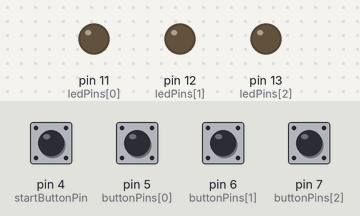
This sketch was run on a simulated Arduino Uno, built with avr-gcc and run on an emulated ATmega328P. Shown: output pins drawn as LEDs (lit = HIGH). Inputs (shaded band) come from the test bench; at power-on: pin 4 (startButtonPin), pin 5 (buttonPins[0]), pin 6 (buttonPins[1]), pin 7 (buttonPins[2]) LOW. Random numbers use the default seed unless the sketch sets one.

Above: at 4.9 s.
5.0 s: pin 4 (startButtonPin) pulled HIGH for 0.15 s
At 6.2 s:
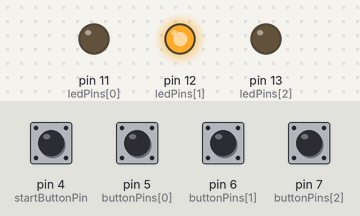
At 8.0 s:
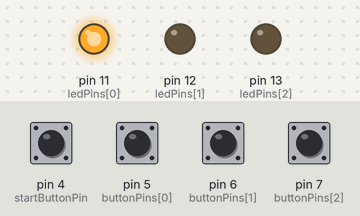
8.1 s: pin 4 (startButtonPin) pulled HIGH for 1 s
At 10.0 s:
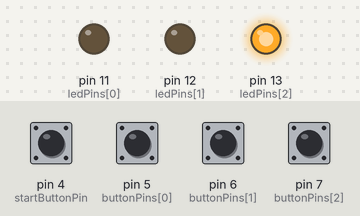
12.1 s: pin 5 (buttonPins[0]) pulled HIGH for 1 s
Timing chart, 0 to 15.1 s (numbered marks = the images above; inputs shaded):
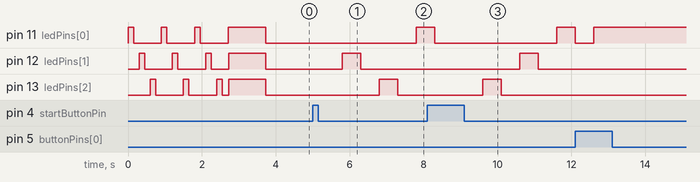

The sketch:

main.ino
```cpp
/*
    Initialize the lists with the pins and buttons positions
    And get the number of buttons
*/

const int ledPins[] = {11,12,13};
const int buttonPins[] = {5,6,7};
const int startButtonPin = 4;
const int startLedIndicator[] = {8, 9, 10};
const int numButtons = sizeof(buttonPins) / sizeof(buttonPins[0]);

// Global variable to store the order of LED blinking
int orderLedBlink[3];

// Global variable to store the order of next 3 buttons pressed
int nextButtonOrder[3];

// Flag to indicate whether to count the next four button presses after button 12
bool countingButtons = false;

/*
    Setup will initialize the pins and set their states.
*/

void setup() {
    // Set up the serial monitor
    Serial.begin(9600);
    // Initialize LED and button pins
    for (int i = 0; i < numButtons; i++) {
        pinMode(ledPins[i], OUTPUT);
        pinMode(buttonPins[i], INPUT);
    }

    // Initialize Random Sequence Blink Button
    pinMode(startButtonPin, INPUT);

    // Sequentially turn on and off LEDs
    sequentialLeds();
}

/*
    In Main loop:
    - Read the state of the button
    - If the button is pressed, activate the LED else turn off the LED
    - Call the function to store the order of the next 4 buttons pressed after pressing the start button
*/

void loop() {
    for (int i = 0; i < numButtons; i++) {
        if (digitalRead(buttonPins[i]) == HIGH) {
            activateLed(i);
            delay(100);

            // Call the function to store the order of the next 4 buttons pressed after pressing the start button
            if (countingButtons) {
                storeNextButtonOrder(buttonPins[i]);
            }
        }
    }

    // Check if the select button (12) is pressed
    if (digitalRead(startButtonPin) == HIGH) {
      // Activate the Indicator Leds
        for(int i = 0; i < 2; i++){
            digitalWrite(startLedIndicator[i], HIGH);
        }
        // Call the function to select the random Leds
        selectRandomLedToBlink();
        countingButtons = true; // Start counting buttons after LED blinking
    }

}

/*
    In activateLed function:
    - Turn on the LED if the index is equal to the button index declared in the buttonPins list.
*/

void activateLed(int buttonIndex) {
    for (int i = 0; i < numButtons; i++) {
        digitalWrite(ledPins[i], i == buttonIndex ? HIGH : LOW);
    }
}

/*
    In sequentialLeds function:
    - Turn on all LEDs repeatedly for 3 seconds then turn them off after some seconds.
*/

void sequentialLeds() {
    for (int j = 0; j < 3; j++) {
        for (int i = 0; i < numButtons; i++) {
            digitalWrite(ledPins[i], HIGH);
            delay(150);
            digitalWrite(ledPins[i], LOW);
            delay(150);
        }
    }

    turnOnAllLeds();
    delay(1000);
    turnOffAllLeds();
}

/*
    In turnOnAllLeds function:
    - Turn on all LEDs to High state.
*/
void turnOnAllLeds() {
    for (int i = 0; i < numButtons; i++) {
        delay(10);
        digitalWrite(ledPins[i], HIGH);
    }
}

/*
    In turnOffAllLeds function:
    - Turn off all LEDs to Low state.
*/

void turnOffAllLeds() {
    for (int i = 0; i < numButtons; i++) {
        digitalWrite(ledPins[i], LOW);
    }
}

/*
    In selectRandomLedToBlink function:
    - Blink the selected random LEDs based on the order of the LEDs declared in the ledPins list.
    - Start counting buttons pins after the random LED blinking enabling the flag countingButtons.
*/

void selectRandomLedToBlink() {
    turnOffAllLeds();
    delay(800);

    // Array to store random indices and count the number of selected LEDs.
    int randomIndices[3];
    int numSelected = 0;

    while (numSelected < 3) {
        int randomIndex = random(numButtons); // Generate a random index between 0 and numButtons.
        bool alreadySelected = false;
        for (int i = 0; i < numSelected; i++) {
            if (randomIndices[i] == randomIndex) {
                alreadySelected = true; // Prevent repeatedly selecting the same index.
                break;
            }
        }

        if (!alreadySelected) {
            randomIndices[numSelected] = randomIndex; // Store the random index in randomIndices
            orderLedBlink[numSelected] = ledPins[randomIndex]; // Store the LED pin number in orderLedBlink
            numSelected++;
        }
    }

    // Blink the selected random LEDs
    for (int i = 0; i < 3; i++) {
        digitalWrite(ledPins[randomIndices[i]], HIGH);
        delay(500);
        digitalWrite(ledPins[randomIndices[i]], LOW);
        delay(500);
    }

    // Flag to start counting buttons after the random LED blinking
    countingButtons = true;

    // Clean nextButtonOrder array before storing the next 3 button orders
    for (int i = 0; i < 3; i++) {
        nextButtonOrder[i] = 0;
    }
}

/*
    In storeNextButtonOrder function:
    - Store the next 3 button pins pressed after pressing the start button.
    - Call the function to check if the condition to win is met.
*/

void storeNextButtonOrder(int buttonPin) { // Change the parameter to button pin number
    static int nextButtonIndex = 0; // Static variable to keep track of the next button order index
    bool alreadyStored = false;

    for (int i = 0; i < 3; i++) {
        if (nextButtonOrder[i] == buttonPin) {
            alreadyStored = true;
            break;
        }
    }

    if (!alreadyStored) {
        nextButtonOrder[nextButtonIndex++] = buttonPin; // Store button pin number instead of index
        if (nextButtonIndex == 3) {
            countingButtons = false; // Stop counting after storing the next 4 button orders
            nextButtonIndex = 0; // Reset the next button order index
        	finalResult();
        }
    }

}

/*
	Condition to win: Led,Button: {5,11}, {6,12}, {7,13}
    Logic to win LedPin[i] = ButtonPin[i] + 6
*/

void finalResult() {
    bool passed = false;
  	int cont = 0;

    // Check if the next button order is correct based on the logic
    for (int i = 0;i < numButtons; i++){
  	    if((nextButtonOrder[i] + 6) == orderLedBlink[i]){
     	    cont = cont+1;
        }
    }

    // Check if the condition to win is met
    if(cont == numButtons){
    	passed = true;
    } else {
     	passed = false;
    }

    // Call the function to blink the LEDs based on the condition to win
    if (passed) {
      // const int startLedIndicator[] = {9, 10, 11};  R/G/B
        // Green Light
        digitalWrite(startLedIndicator[0], LOW);
        digitalWrite(startLedIndicator[1], HIGH);
        digitalWrite(startLedIndicator[2], LOW);

      	sequentialLeds();

        // deactivate RGB Led
        for(int i = 0; i < 2; i++){
        	digitalWrite(startLedIndicator[i], LOW);
    	}

    } else {
        // Red Light
        digitalWrite(startLedIndicator[0], HIGH);
        digitalWrite(startLedIndicator[1], LOW);
        digitalWrite(startLedIndicator[2], LOW);

        turnOnAllLeds();
    	  delay(1000);

        digitalWrite(startLedIndicator[0], LOW);
        digitalWrite(startLedIndicator[1], LOW);
        digitalWrite(startLedIndicator[2], LOW);


      turnOffAllLeds();
    }
}
```

Measured:
- after the input at 5.0 s, pin 11 (ledPins[0]): LOW → HIGH after 2.8 s; pin 12 (ledPins[1]): LOW → HIGH after 0.80 s, → LOW 0.50 s later; pin 13 (ledPins[2]): LOW → HIGH after 1.8 s, → LOW 0.50 s later
- after the input at 8.1 s, pin 12 (ledPins[1]): LOW → HIGH after 2.5 s, → LOW 0.50 s later; pin 13 (ledPins[2]): LOW → HIGH after 1.5 s, → LOW 0.50 s later
